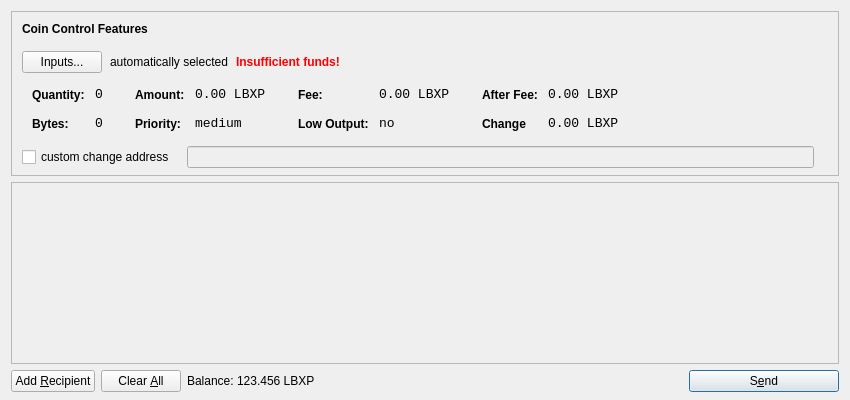
<?xml version="1.0" encoding="UTF-8"?>
<ui version="4.0">
 <class>SendCoinsDialog</class>
 <widget class="QDialog" name="SendCoinsDialog">
  <property name="geometry">
   <rect>
    <x>0</x>
    <y>0</y>
    <width>850</width>
    <height>400</height>
   </rect>
  </property>
  <property name="windowTitle">
   <string>Send Coins</string>
  </property>
  <layout class="QVBoxLayout" name="verticalLayout" stretch="0,1,0">
   <property name="bottomMargin">
    <number>8</number>
   </property>
   <item>
    <widget class="QFrame" name="frameCoinControl">
     <property name="sizePolicy">
      <sizepolicy hsizetype="Expanding" vsizetype="Expanding">
       <horstretch>0</horstretch>
       <verstretch>0</verstretch>
      </sizepolicy>
     </property>
     <property name="maximumSize">
      <size>
       <width>16777215</width>
       <height>16777215</height>
      </size>
     </property>
     <property name="frameShape">
      <enum>QFrame::StyledPanel</enum>
     </property>
     <property name="frameShadow">
      <enum>QFrame::Sunken</enum>
     </property>
     <layout class="QVBoxLayout" name="verticalLayoutCoinControl2">
      <property name="spacing">
       <number>-1</number>
      </property>
      <property name="leftMargin">
       <number>0</number>
      </property>
      <property name="topMargin">
       <number>0</number>
      </property>
      <property name="rightMargin">
       <number>0</number>
      </property>
      <property name="bottomMargin">
       <number>6</number>
      </property>
      <item>
       <layout class="QVBoxLayout" name="verticalLayoutCoinControl" stretch="0,0,0,0,1">
        <property name="spacing">
         <number>0</number>
        </property>
        <property name="leftMargin">
         <number>10</number>
        </property>
        <property name="topMargin">
         <number>10</number>
        </property>
        <item>
         <layout class="QHBoxLayout" name="horizontalLayoutCoinControl1">
          <property name="bottomMargin">
           <number>15</number>
          </property>
          <item>
           <widget class="QLabel" name="labelCoinControlFeatures">
            <property name="sizePolicy">
             <sizepolicy hsizetype="Preferred" vsizetype="Maximum">
              <horstretch>0</horstretch>
              <verstretch>0</verstretch>
             </sizepolicy>
            </property>
            <property name="font">
             <font>
              <weight>75</weight>
              <bold>true</bold>
             </font>
            </property>
            <property name="styleSheet">
             <string notr="true">font-weight:bold;</string>
            </property>
            <property name="text">
             <string>Coin Control Features</string>
            </property>
           </widget>
          </item>
         </layout>
        </item>
        <item>
         <layout class="QHBoxLayout" name="horizontalLayoutCoinControl2" stretch="0,0,0,0">
          <property name="spacing">
           <number>8</number>
          </property>
          <property name="bottomMargin">
           <number>10</number>
          </property>
          <item>
           <widget class="QPushButton" name="pushButtonCoinControl">
            <property name="styleSheet">
             <string notr="true"/>
            </property>
            <property name="text">
             <string>Inputs...</string>
            </property>
           </widget>
          </item>
          <item>
           <widget class="QLabel" name="labelCoinControlAutomaticallySelected">
            <property name="text">
             <string>automatically selected</string>
            </property>
            <property name="margin">
             <number>5</number>
            </property>
           </widget>
          </item>
          <item>
           <widget class="QLabel" name="labelCoinControlInsuffFunds">
            <property name="font">
             <font>
              <weight>75</weight>
              <bold>true</bold>
             </font>
            </property>
            <property name="styleSheet">
             <string notr="true">color:red;font-weight:bold;</string>
            </property>
            <property name="text">
             <string>Insufficient funds!</string>
            </property>
            <property name="margin">
             <number>5</number>
            </property>
           </widget>
          </item>
          <item>
           <spacer name="horizontalSpacerCoinControl">
            <property name="orientation">
             <enum>Qt::Horizontal</enum>
            </property>
            <property name="sizeHint" stdset="0">
             <size>
              <width>40</width>
              <height>1</height>
             </size>
            </property>
           </spacer>
          </item>
         </layout>
        </item>
        <item>
         <widget class="QWidget" name="widgetCoinControl" native="true">
          <property name="sizePolicy">
           <sizepolicy hsizetype="Preferred" vsizetype="Preferred">
            <horstretch>0</horstretch>
            <verstretch>0</verstretch>
           </sizepolicy>
          </property>
          <property name="minimumSize">
           <size>
            <width>0</width>
            <height>0</height>
           </size>
          </property>
          <property name="styleSheet">
           <string notr="true"/>
          </property>
          <layout class="QHBoxLayout" name="horizontalLayoutCoinControl5">
           <property name="margin">
            <number>0</number>
           </property>
           <item>
            <layout class="QHBoxLayout" name="horizontalLayoutCoinControl3" stretch="0,0,0,1">
             <property name="spacing">
              <number>20</number>
             </property>
             <property name="topMargin">
              <number>0</number>
             </property>
             <property name="bottomMargin">
              <number>10</number>
             </property>
             <item>
              <layout class="QFormLayout" name="formLayoutCoinControl1">
               <property name="horizontalSpacing">
                <number>10</number>
               </property>
               <property name="verticalSpacing">
                <number>14</number>
               </property>
               <property name="leftMargin">
                <number>10</number>
               </property>
               <property name="topMargin">
                <number>4</number>
               </property>
               <property name="rightMargin">
                <number>6</number>
               </property>
               <item row="0" column="0">
                <widget class="QLabel" name="labelCoinControlQuantityText">
                 <property name="styleSheet">
                  <string notr="true">font-weight:bold;</string>
                 </property>
                 <property name="text">
                  <string>Quantity:</string>
                 </property>
                 <property name="margin">
                  <number>0</number>
                 </property>
                </widget>
               </item>
               <item row="0" column="1">
                <widget class="QLabel" name="labelCoinControlQuantity">
                 <property name="font">
                  <font>
                   <family>Monospace</family>
                   <pointsize>10</pointsize>
                  </font>
                 </property>
                 <property name="cursor">
                  <cursorShape>IBeamCursor</cursorShape>
                 </property>
                 <property name="contextMenuPolicy">
                  <enum>Qt::ActionsContextMenu</enum>
                 </property>
                 <property name="text">
                  <string>0</string>
                 </property>
                 <property name="margin">
                  <number>0</number>
                 </property>
                 <property name="textInteractionFlags">
                  <set>Qt::LinksAccessibleByMouse|Qt::TextSelectableByKeyboard|Qt::TextSelectableByMouse</set>
                 </property>
                </widget>
               </item>
               <item row="1" column="0">
                <widget class="QLabel" name="labelCoinControlBytesText">
                 <property name="styleSheet">
                  <string notr="true">font-weight:bold;</string>
                 </property>
                 <property name="text">
                  <string>Bytes:</string>
                 </property>
                </widget>
               </item>
               <item row="1" column="1">
                <widget class="QLabel" name="labelCoinControlBytes">
                 <property name="font">
                  <font>
                   <family>Monospace</family>
                   <pointsize>10</pointsize>
                  </font>
                 </property>
                 <property name="cursor">
                  <cursorShape>IBeamCursor</cursorShape>
                 </property>
                 <property name="contextMenuPolicy">
                  <enum>Qt::ActionsContextMenu</enum>
                 </property>
                 <property name="text">
                  <string>0</string>
                 </property>
                 <property name="textInteractionFlags">
                  <set>Qt::LinksAccessibleByMouse|Qt::TextSelectableByKeyboard|Qt::TextSelectableByMouse</set>
                 </property>
                </widget>
               </item>
              </layout>
             </item>
             <item>
              <layout class="QFormLayout" name="formLayoutCoinControl2">
               <property name="horizontalSpacing">
                <number>10</number>
               </property>
               <property name="verticalSpacing">
                <number>14</number>
               </property>
               <property name="leftMargin">
                <number>6</number>
               </property>
               <property name="topMargin">
                <number>4</number>
               </property>
               <property name="rightMargin">
                <number>6</number>
               </property>
               <item row="0" column="0">
                <widget class="QLabel" name="labelCoinControlAmountText">
                 <property name="styleSheet">
                  <string notr="true">font-weight:bold;</string>
                 </property>
                 <property name="text">
                  <string>Amount:</string>
                 </property>
                 <property name="margin">
                  <number>0</number>
                 </property>
                </widget>
               </item>
               <item row="0" column="1">
                <widget class="QLabel" name="labelCoinControlAmount">
                 <property name="font">
                  <font>
                   <family>Monospace</family>
                   <pointsize>10</pointsize>
                  </font>
                 </property>
                 <property name="cursor">
                  <cursorShape>IBeamCursor</cursorShape>
                 </property>
                 <property name="contextMenuPolicy">
                  <enum>Qt::ActionsContextMenu</enum>
                 </property>
                 <property name="text">
                  <string notr="true">0.00 LBXP</string>
                 </property>
                 <property name="textInteractionFlags">
                  <set>Qt::LinksAccessibleByMouse|Qt::TextSelectableByKeyboard|Qt::TextSelectableByMouse</set>
                 </property>
                </widget>
               </item>
               <item row="1" column="0">
                <widget class="QLabel" name="labelCoinControlPriorityText">
                 <property name="styleSheet">
                  <string notr="true">font-weight:bold;</string>
                 </property>
                 <property name="text">
                  <string>Priority:</string>
                 </property>
                </widget>
               </item>
               <item row="1" column="1">
                <widget class="QLabel" name="labelCoinControlPriority">
                 <property name="font">
                  <font>
                   <family>Monospace</family>
                   <pointsize>10</pointsize>
                  </font>
                 </property>
                 <property name="cursor">
                  <cursorShape>IBeamCursor</cursorShape>
                 </property>
                 <property name="contextMenuPolicy">
                  <enum>Qt::ActionsContextMenu</enum>
                 </property>
                 <property name="text">
                  <string>medium</string>
                 </property>
                 <property name="textInteractionFlags">
                  <set>Qt::LinksAccessibleByMouse|Qt::TextSelectableByKeyboard|Qt::TextSelectableByMouse</set>
                 </property>
                </widget>
               </item>
              </layout>
             </item>
             <item>
              <layout class="QFormLayout" name="formLayoutCoinControl3">
               <property name="horizontalSpacing">
                <number>10</number>
               </property>
               <property name="verticalSpacing">
                <number>14</number>
               </property>
               <property name="leftMargin">
                <number>6</number>
               </property>
               <property name="topMargin">
                <number>4</number>
               </property>
               <property name="rightMargin">
                <number>6</number>
               </property>
               <item row="0" column="0">
                <widget class="QLabel" name="labelCoinControlFeeText">
                 <property name="styleSheet">
                  <string notr="true">font-weight:bold;</string>
                 </property>
                 <property name="text">
                  <string>Fee:</string>
                 </property>
                 <property name="margin">
                  <number>0</number>
                 </property>
                </widget>
               </item>
               <item row="0" column="1">
                <widget class="QLabel" name="labelCoinControlFee">
                 <property name="font">
                  <font>
                   <family>Monospace</family>
                   <pointsize>10</pointsize>
                  </font>
                 </property>
                 <property name="cursor">
                  <cursorShape>IBeamCursor</cursorShape>
                 </property>
                 <property name="contextMenuPolicy">
                  <enum>Qt::ActionsContextMenu</enum>
                 </property>
                 <property name="text">
                  <string notr="true">0.00 LBXP</string>
                 </property>
                 <property name="textInteractionFlags">
                  <set>Qt::LinksAccessibleByMouse|Qt::TextSelectableByKeyboard|Qt::TextSelectableByMouse</set>
                 </property>
                </widget>
               </item>
               <item row="1" column="0">
                <widget class="QLabel" name="labelCoinControlLowOutputText">
                 <property name="styleSheet">
                  <string notr="true">font-weight:bold;</string>
                 </property>
                 <property name="text">
                  <string>Low Output:</string>
                 </property>
                </widget>
               </item>
               <item row="1" column="1">
                <widget class="QLabel" name="labelCoinControlLowOutput">
                 <property name="font">
                  <font>
                   <family>Monospace</family>
                   <pointsize>10</pointsize>
                  </font>
                 </property>
                 <property name="cursor">
                  <cursorShape>IBeamCursor</cursorShape>
                 </property>
                 <property name="contextMenuPolicy">
                  <enum>Qt::ActionsContextMenu</enum>
                 </property>
                 <property name="text">
                  <string>no</string>
                 </property>
                 <property name="textInteractionFlags">
                  <set>Qt::LinksAccessibleByMouse|Qt::TextSelectableByKeyboard|Qt::TextSelectableByMouse</set>
                 </property>
                </widget>
               </item>
              </layout>
             </item>
             <item>
              <layout class="QFormLayout" name="formLayoutCoinControl4">
               <property name="horizontalSpacing">
                <number>10</number>
               </property>
               <property name="verticalSpacing">
                <number>14</number>
               </property>
               <property name="leftMargin">
                <number>6</number>
               </property>
               <property name="topMargin">
                <number>4</number>
               </property>
               <property name="rightMargin">
                <number>6</number>
               </property>
               <item row="0" column="0">
                <widget class="QLabel" name="labelCoinControlAfterFeeText">
                 <property name="styleSheet">
                  <string notr="true">font-weight:bold;</string>
                 </property>
                 <property name="text">
                  <string>After Fee:</string>
                 </property>
                 <property name="margin">
                  <number>0</number>
                 </property>
                </widget>
               </item>
               <item row="0" column="1">
                <widget class="QLabel" name="labelCoinControlAfterFee">
                 <property name="font">
                  <font>
                   <family>Monospace</family>
                   <pointsize>10</pointsize>
                  </font>
                 </property>
                 <property name="cursor">
                  <cursorShape>IBeamCursor</cursorShape>
                 </property>
                 <property name="contextMenuPolicy">
                  <enum>Qt::ActionsContextMenu</enum>
                 </property>
                 <property name="text">
                  <string notr="true">0.00 LBXP</string>
                 </property>
                 <property name="textInteractionFlags">
                  <set>Qt::LinksAccessibleByMouse|Qt::TextSelectableByKeyboard|Qt::TextSelectableByMouse</set>
                 </property>
                </widget>
               </item>
               <item row="1" column="0">
                <widget class="QLabel" name="labelCoinControlChangeText">
                 <property name="styleSheet">
                  <string notr="true">font-weight:bold;</string>
                 </property>
                 <property name="text">
                  <string>Change</string>
                 </property>
                </widget>
               </item>
               <item row="1" column="1">
                <widget class="QLabel" name="labelCoinControlChange">
                 <property name="font">
                  <font>
                   <family>Monospace</family>
                   <pointsize>10</pointsize>
                  </font>
                 </property>
                 <property name="cursor">
                  <cursorShape>IBeamCursor</cursorShape>
                 </property>
                 <property name="contextMenuPolicy">
                  <enum>Qt::ActionsContextMenu</enum>
                 </property>
                 <property name="text">
                  <string notr="true">0.00 LBXP</string>
                 </property>
                 <property name="textInteractionFlags">
                  <set>Qt::LinksAccessibleByMouse|Qt::TextSelectableByKeyboard|Qt::TextSelectableByMouse</set>
                 </property>
                </widget>
               </item>
              </layout>
             </item>
            </layout>
           </item>
          </layout>
         </widget>
        </item>
        <item>
         <layout class="QHBoxLayout" name="horizontalLayoutCoinControl4" stretch="0,0,0">
          <property name="spacing">
           <number>12</number>
          </property>
          <property name="sizeConstraint">
           <enum>QLayout::SetDefaultConstraint</enum>
          </property>
          <property name="topMargin">
           <number>5</number>
          </property>
          <property name="rightMargin">
           <number>5</number>
          </property>
          <item>
           <widget class="QCheckBox" name="checkBoxCoinControlChange">
            <property name="text">
             <string>custom change address</string>
            </property>
           </widget>
          </item>
          <item>
           <widget class="QLineEdit" name="lineEditCoinControlChange">
            <property name="enabled">
             <bool>false</bool>
            </property>
            <property name="sizePolicy">
             <sizepolicy hsizetype="Expanding" vsizetype="Fixed">
              <horstretch>0</horstretch>
              <verstretch>0</verstretch>
             </sizepolicy>
            </property>
           </widget>
          </item>
          <item>
           <widget class="QLabel" name="labelCoinControlChangeLabel">
            <property name="sizePolicy">
             <sizepolicy hsizetype="Preferred" vsizetype="Expanding">
              <horstretch>0</horstretch>
              <verstretch>0</verstretch>
             </sizepolicy>
            </property>
            <property name="minimumSize">
             <size>
              <width>0</width>
              <height>0</height>
             </size>
            </property>
            <property name="text">
             <string/>
            </property>
            <property name="margin">
             <number>3</number>
            </property>
           </widget>
          </item>
         </layout>
        </item>
        <item>
         <spacer name="verticalSpacerCoinControl">
          <property name="orientation">
           <enum>Qt::Vertical</enum>
          </property>
          <property name="sizeHint" stdset="0">
           <size>
            <width>800</width>
            <height>1</height>
           </size>
          </property>
         </spacer>
        </item>
       </layout>
      </item>
     </layout>
    </widget>
   </item>
   <item>
    <widget class="QScrollArea" name="scrollArea">
     <property name="widgetResizable">
      <bool>true</bool>
     </property>
     <widget class="QWidget" name="scrollAreaWidgetContents">
      <property name="geometry">
       <rect>
        <x>0</x>
        <y>0</y>
        <width>830</width>
        <height>165</height>
       </rect>
      </property>
      <layout class="QVBoxLayout" name="verticalLayout_2">
       <property name="margin">
        <number>0</number>
       </property>
       <item>
        <layout class="QVBoxLayout" name="entries">
         <property name="spacing">
          <number>6</number>
         </property>
        </layout>
       </item>
       <item>
        <spacer name="verticalSpacer">
         <property name="orientation">
          <enum>Qt::Vertical</enum>
         </property>
         <property name="sizeHint" stdset="0">
          <size>
           <width>20</width>
           <height>40</height>
          </size>
         </property>
        </spacer>
       </item>
      </layout>
     </widget>
    </widget>
   </item>
   <item>
    <layout class="QHBoxLayout" name="horizontalLayout">
     <item>
      <widget class="QPushButton" name="addButton">
       <property name="toolTip">
        <string>Send to multiple recipients at once</string>
       </property>
       <property name="text">
        <string>Add &amp;Recipient</string>
       </property>
       <property name="autoDefault">
        <bool>false</bool>
       </property>
      </widget>
     </item>
     <item>
      <widget class="QPushButton" name="clearButton">
       <property name="sizePolicy">
        <sizepolicy hsizetype="Minimum" vsizetype="Fixed">
         <horstretch>0</horstretch>
         <verstretch>0</verstretch>
        </sizepolicy>
       </property>
       <property name="toolTip">
        <string>Remove all transaction fields</string>
       </property>
       <property name="text">
        <string>Clear &amp;All</string>
       </property>
       <property name="autoRepeatDelay">
        <number>300</number>
       </property>
       <property name="autoDefault">
        <bool>false</bool>
       </property>
      </widget>
     </item>
     <item>
      <layout class="QHBoxLayout" name="horizontalLayout_2">
       <property name="spacing">
        <number>3</number>
       </property>
       <item>
        <widget class="QLabel" name="label">
         <property name="sizePolicy">
          <sizepolicy hsizetype="Preferred" vsizetype="Fixed">
           <horstretch>0</horstretch>
           <verstretch>0</verstretch>
          </sizepolicy>
         </property>
         <property name="text">
          <string>Balance:</string>
         </property>
        </widget>
       </item>
       <item>
        <widget class="QLabel" name="labelBalance">
         <property name="sizePolicy">
          <sizepolicy hsizetype="Preferred" vsizetype="Fixed">
           <horstretch>0</horstretch>
           <verstretch>0</verstretch>
          </sizepolicy>
         </property>
         <property name="cursor">
          <cursorShape>IBeamCursor</cursorShape>
         </property>
         <property name="text">
          <string notr="true">123.456 LBXP</string>
         </property>
         <property name="textInteractionFlags">
          <set>Qt::LinksAccessibleByMouse|Qt::TextSelectableByKeyboard|Qt::TextSelectableByMouse</set>
         </property>
        </widget>
       </item>
      </layout>
     </item>
     <item>
      <spacer name="horizontalSpacer">
       <property name="orientation">
        <enum>Qt::Horizontal</enum>
       </property>
       <property name="sizeHint" stdset="0">
        <size>
         <width>40</width>
         <height>20</height>
        </size>
       </property>
      </spacer>
     </item>
     <item>
      <widget class="QPushButton" name="sendButton">
       <property name="minimumSize">
        <size>
         <width>150</width>
         <height>0</height>
        </size>
       </property>
       <property name="toolTip">
        <string>Confirm the send action</string>
       </property>
       <property name="text">
        <string>S&amp;end</string>
       </property>
       <property name="icon">
        <iconset resource="../bitcoin.qrc">
         <normaloff>:/icons/send</normaloff>:/icons/send</iconset>
       </property>
       <property name="default">
        <bool>true</bool>
       </property>
      </widget>
     </item>
    </layout>
   </item>
  </layout>
 </widget>
 <resources>
  <include location="../bitcoin.qrc"/>
 </resources>
 <connections/>
</ui>
